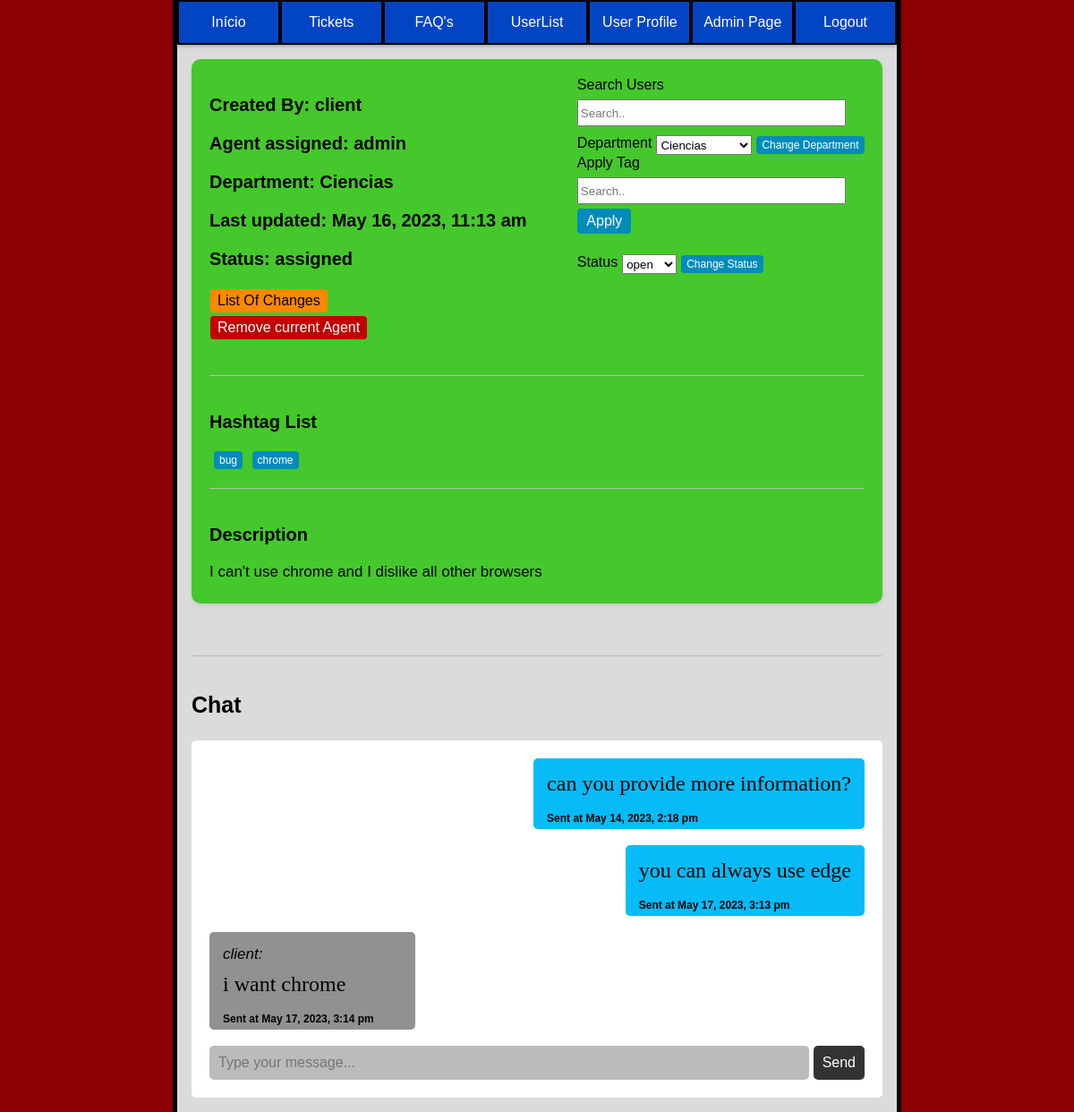
The page /pages/ticket_page.php?ticket_id=2 (signed in) on the database as committed earlier.
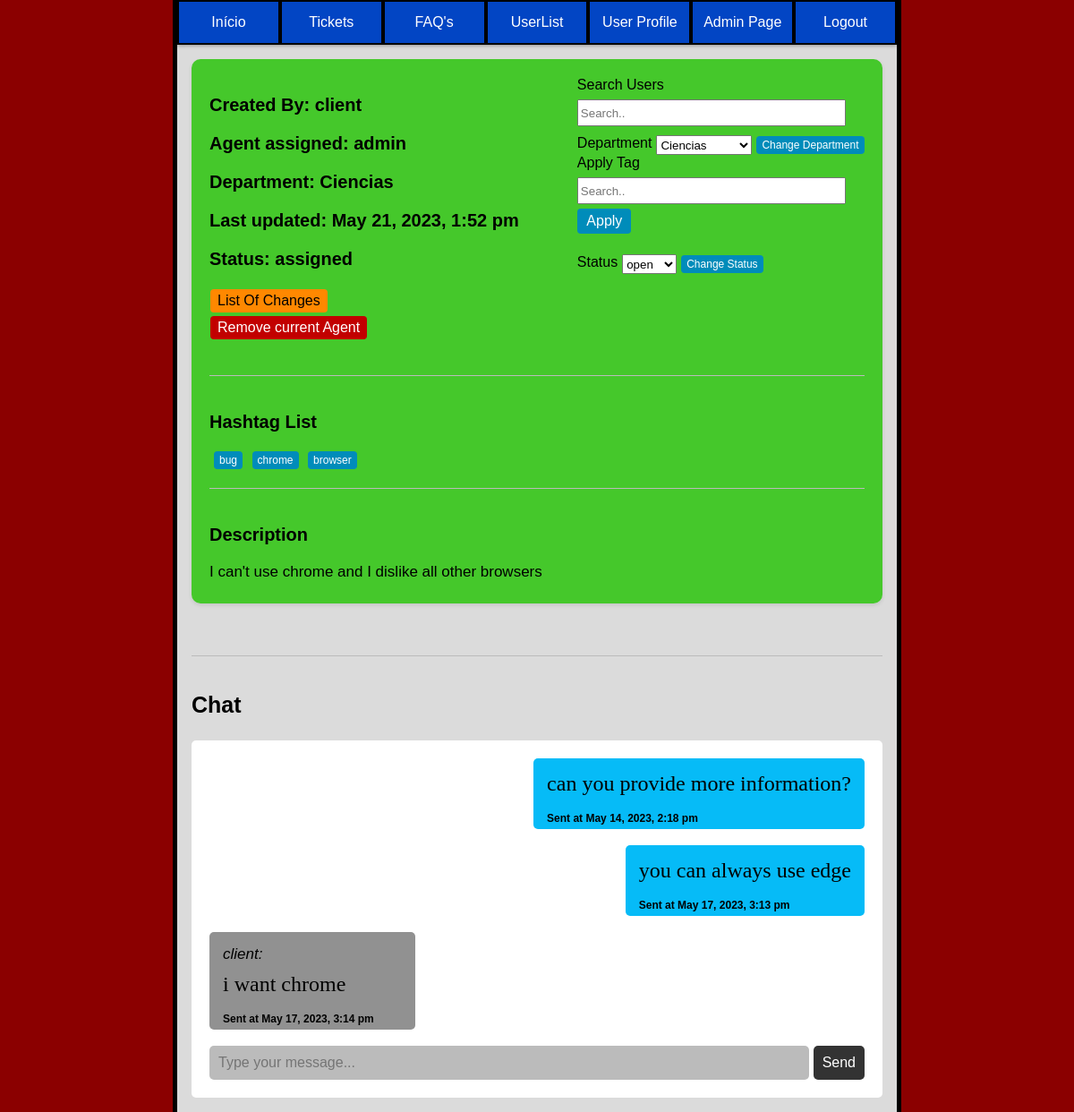
The same page on the database as committed later.
### tables this page shows
CREATE TABLE user(
    id INTEGER PRIMARY KEY,
    name VARCHAR(50) NOT NULL,
    username VARCHAR(50) UNIQUE NOT NULL,
    email VARCHAR(50) UNIQUE NOT NULL,
    password VARCHAR(255) NOT NULL,
    role VARCHAR(10) CHECK(role = 'client' or role = 'agent' or role = 'admin') NOT NULL,
    department_id INTEGER,
    FOREIGN KEY (department_id) REFERENCES department(id)
);

CREATE TABLE department(
    id INTEGER PRIMARY KEY,
    name VARCHAR(50) NOT NULL
);

CREATE TABLE tickets(
    id INTEGER PRIMARY KEY,
    department_id INTEGER,
    client_id INTEGER,
    agent_id INTEGER,
    subject VARCHAR(200) NOT NULL,
    description TEXT NOT NULL,
    status VARCHAR(10) CHECK(status = 'open' or status = 'assigned' or status = 'closed') NOT NULL,
    priority VARCHAR(10) CHECK(priority = 'low' or priority = 'medium' or priority ='high') NOT NULL,
    created_at DATETIME NOT NULL,
    updated_at DATETIME,
    FOREIGN KEY (department_id) REFERENCES department(id),
    FOREIGN KEY (client_id) REFERENCES user(id),
    FOREIGN KEY (agent_id) REFERENCES user(id)
);

CREATE TABLE hashtags (
  id INTEGER PRIMARY KEY,
  hashtag VARCHAR(50) NOT NULL
);

CREATE TABLE message(
    id INTEGER PRIMARY KEY,
    msg TEXT NOT NULL,
    ticket_id INTEGER NOT NULL,
    user_id INTEGER NOT NULL,
    created_at DATETIME NOT NULL,
    FOREIGN KEY (user_id) REFERENCES user(id),
    FOREIGN KEY (ticket_id) REFERENCES tickets(id)
);

### utils/functions.php (called while the page is built, shortened)
<?php
function searchUser($id){
    $db = getDatabaseConnection();
    $stmt = $db->prepare('SELECT * FROM user WHERE id = ?');
    $stmt->execute(array($id));
    return $stmt->fetch();
}
function getTagsFromTicket($ticketId){
    $db = getDatabaseConnection();
    $stmt = $db->prepare('SELECT hashtags.* FROM tickets JOIN ticket_hashtags ON tickets.id = ticket_hashtags.ticket_id
                                            JOIN hashtags ON hashtags.id = ticket_hashtags.hashtag_id
                                            WHERE tickets.id = ?');
    $stmt->execute(array($ticketId));
    $tags = $stmt->fetchAll();
    return $tags;
}
function searchDepartment($department_id){
    $db = getDatabaseConnection();
    $stmt = $db->prepare('SELECT * FROM department WHERE id = ?');
    $stmt->execute(array($department_id));
    $department = $stmt->fetch();
    return $department;
}
function getAllDepartments(){
    $db = getDatabaseConnection();
    $stmt = $db->prepare('SELECT * FROM department');
    $stmt->execute();
    $departments = $stmt->fetchAll();
    return $departments;
}
function searchTicket($ticket_id){
    $db = getDatabaseConnection();
    $stmt = $db->prepare('SELECT * FROM tickets WHERE id = ?');
    $stmt->execute(array($ticket_id));
    $ticket = $stmt->fetch();
    return $ticket;
}
function getMessagesFromTicket($ticket_id){
    $db = getDatabaseConnection();
    $stmt = $db->prepare('SELECT * FROM message WHERE ticket_id = ?');
    $stmt->execute(array($ticket_id));
    $messages = $stmt->fetchAll();
    return $messages;
}
?>

### pages/ticket_page.php (the view, shortened to what this page needs)
<?php
require_once('../utils/functions.php');
$user = searchUser($_SESSION["user_id"]);
$ticket_to_display = searchTicket($_GET["ticket_id"]);
$messages = getMessagesFromTicket($ticket_to_display["id"]);
?>
<!DOCTYPE html>
<html lang="en-US">
<link rel="stylesheet" href="../css/style_index.css">
<link rel="stylesheet" href="../css/ticket_page.css">
<link rel="stylesheet" href="../css/responsive.css">
   <head>
   </head>
   <body>
    <div class="container_master">
      <div class="container">
        <ul class="buttons">
            <button class="index" onclick="indexPage()">Início</button>
            <button class="tickets" onclick="ticketsPage()">Tickets</button>
            <button class="faqs" onclick="faqsPage()">FAQ's</button>
            <button class="users" onclick="usersPage()">UserList</button>
            <button class="user_profile" onclick="sendDataUser('<?php echo $user['username'] ?>')">User Profile</button>
            <?php if($user["role"] == "admin"): ?>
            <button class="admin_page" onclick="adminPage()">Admin Page</button>
            <?php endif; ?>
            <button class="logout" onclick="logoutPage()">Logout</button>
        </ul>
      </div>
      <div class="content">
        <div class="box">
          <div class="group">
          <div class="info">
            <h3>Created By: <?php $search_user = searchUser($ticket_to_display["client_id"]); echo $search_user["name"]?></h3>
            <h3>Agent assigned: <?php $search_user = searchUser($ticket_to_display["agent_id"]); if($search_user != null){echo $search_user["name"];}else{echo "N/A";}?></h3>
            <h3>Department: <?php $department = searchDepartment($ticket_to_display["department_id"]);if($department != null){echo $department["name"];}else{echo "N/A";}?></h3>
            <h3>Last updated: <?php if($ticket_to_display["updated_at"] == null){echo $ticket_to_display["created_at"];}else{echo $ticket_to_display["updated_at"];} ?></h3>
            <h3>Status: <?php echo $ticket_to_display["status"]; ?></h3>
            <?php if(($user["role"] != "client")):?>
              <div class="changes">
                <button onclick="sendDataTicketList('<?php echo $ticket_to_display['id'] ?>')">List Of Changes</button>
              </div>
              <?php if ($ticket_to_display["status"] != "closed"): ?>
                <div>
                  <form method="POST">
                    <input class="remove_agent" type="submit" value="Remove current Agent" name="updateAgent">
                  </form>
                </div>
                <br>
              <?php endif; ?>
            <?php endif; ?>
          </div>
          <div class="options">
            <?php if(($user["role"] != "client")):?>
              <?php if ($ticket_to_display["status"] != "closed"): ?>
                <div class="right-group">
                  <div class="search_wrapper">
                    <label for="search">Search Users</label><br>
                    <input type="search" id="search_user_ticket" placeholder="Search.." style="width: 300px; height: 30px; margin-top: 7px;">
                  </div>
                </div>
                <form method="POST">
                  <label for="department">Department</label>
                  <?php
                    $departments = getAllDepartments();
                    echo "<select name='department' class='department'>";
                    foreach($departments as $department){
                      $d_name = $department['name'];
                      $department_id = $department['id'];
                      echo "<option value='$department_id'>$d_name</option>";
                    }
                    echo "</select>";
                  ?>
                  <br>
                  <input class="change_department" type="submit" value="Change Department">
                </form>
                <form method="POST">
                  <div class="search_wrapper">
                    <label for="tag">Apply Tag</label><br>
                    <input type="search" id="search_tag" name="tag" placeholder="Search.." style="width: 300px; height: 30px; margin-top: 7px;">
                    <input class="addTag" type="submit" value="Apply">
                  </div>
                </form>
              <?php endif; ?>
                <br>
                <form method="POST">
                  <label for="status">Status</label>
                  <select name="status" class="status">
                    <option value="open">open</option>
                  </select>
                  <br>
                  <input class="change_status" type="submit" value="Change Status">
                </form>
                <br>
            <?php endif; ?>
          </div>
          </div>
          <hr>
          <div class="tagsList">
            <h3>Hashtag List</h3>
            <div class="group_of_tags">
            <?php
              $displayTags = getTagsFromTicket($ticket_to_display["id"]);
              if($user["role"] == "client"){
                $html = "";
                foreach($displayTags as $displayTag){
                 $html .= $displayTag["hashtag"] . ", ";
                }
                $html = substr($html,0,-2);
                echo $html;
              }
              else{
                $html = "";
                foreach($displayTags as $displayTag){
                  $html .= '<form method="post">';
                  $html .= '<button type="submit" name="removeTag" value="' . $displayTag["id"] . '">' . $displayTag["hashtag"] . '</button>';
                  $html .= '</form>';
                }
                echo $html;
              }
            ?>
            </div>
          </div>
          <hr>
          <div class="description">
            <h3>Description</h3>
            <p> <?php echo $ticket_to_display["description"] ?> </p>
          </div>
        </div>
        <br>
        <hr>
        <h3>Chat</h3>
        <?php if($user["id"] == $ticket_to_display["agent_id"] || $user["id"] == $ticket_to_display["client_id"]):?>
          <div class="chat">
            <?php
              foreach($messages as $message){
                if(searchUser($message["user_id"])["id"] == $user["id"]){
                  echo "<div class='userMsg'> <p>" . $message["msg"] . "</p> <h6>Sent at ".$message["created_at"]."</h6> </div>";
                  echo "<br>";
                }
                else{
                  echo "<div class='otherUserMsg'> <em>".searchUser($message["user_id"])["username"].":</em><br><p> " . $message["msg"] . "</p> <h6>Sent at ".$message["created_at"]."</h6> </div>";
                  echo "<br>";
                }
              }
            ?>
            <form class="message_label" method="POST">
              <input type="text" placeholder="Type your message..." name="sendReply">
			        <button>Send</button>
            </form>
          </div>
        <?php endif;?>
      </div>
    </div>
   </body>
</html>

### css/style_index.css (style rules this page uses)
body { font-family: Arial, sans-serif; background-color: rgb(219, 219, 219); width: 67%; margin: auto; border-left: 5px solid; border-right: 5px solid; min-height: 100vh; padding-bottom: 1em; }
html { background-color: darkred; }
.container { margin: auto; }
ul { margin-left: -40px; margin-top: auto; margin-right: auto; }
.buttons li, .buttons button { background-color: #0245c4; text-decoration: none; border: none; color: white; text-align: center; text-decoration: none; font-size: 16px; cursor: pointer; border:solid 2px black; width: 100%; height: 50px; }
.container { box-shadow: 0 0 5px rgba(0, 0, 0, 0.25),0 0 5px rgba(0, 0, 0, 0.25); }
.buttons { display: flex; flex-direction: row; flex-grow: 1; }
.content { margin: auto; overflow: auto; padding-left: 1em; padding-right: 1em; }

### css/ticket_page.css (style rules this page uses)
p { margin: 0; font-size: 24px; margin-bottom: -10px; }
h6 { font-size: 12px; margin-bottom: -10px; }
.otherUserMsg em { font-size: 17px; }
.otherUserMsg p { margin-top: 10px; font-family: serif; }
.userMsg p { font-family: serif; }
.chat { display: flex; flex-direction: column; padding: 20px; background-color: white; border-radius: 5px; }
.userMsg { align-self: flex-end; background-color: rgb(6, 187, 247); border-radius: 5px; padding: 15px; max-width: 500px; min-width: 200px; word-wrap: break-word; }
.otherUserMsg { align-self: flex-start; background-color: rgb(145, 145, 145); border-radius: 5px; padding: 15px; max-width: 500px; min-width: 200px; word-wrap: break-word; }
form { display: flex; }
.chat input { flex: 1; border-radius: 5px; border: none; padding: 10px; font-size: 16px; background-color: #bbbbbb; margin-right: 5px; }
.chat button { background-color: #333; color: #fff; border: none; border-radius: 5px; padding: 10px; font-size: 16px; cursor: pointer; }
hr { border: none; border-top: 1px solid #bbbbbb; margin: 20px 0; margin-bottom: 40px; }
.box { background-color: #22c402ce; padding: 20px; margin-bottom: 20px; border-radius: 10px; box-shadow: 0 2px 4px rgba(0, 0, 0, 0.1); }
.box h3 { font-size: 20px; }
.box p { font-size: 17px; }
h3 { font-size: 25px; font-family: sans-serif; }
.info { flex: 1; }
.group { display: flex; }
.right-group { float: center; margin-bottom: 10px; align-items: left; }
.remove_agent { flex: 0; }
.description { align-items: left; margin-bottom: 15px; }
.tagsList form { margin-right: 5px; display: inline-block; }
.tagsList button { background-color: #008CBA; border: none; border-radius: 4px; color: white; padding: 3px 6px; text-align: center; text-decoration: none; display: inline-block; font-size: 12px; margin: 1px 0.5px; cursor: pointer; margin-left: 5px; }
.options { flex: 0; align-self: flex-start; margin-bottom: 10px; margin-right: auto; }
.remove_agent { background-color: #c20000; border: none; border-radius: 4px; color: white; padding: 4px 8px; text-align: center; text-decoration: none; display: inline-block; font-size: 16px; margin: 2px 1px; cursor: pointer; }
.change_department { background-color: #008CBA; border: none; border-radius: 4px; color: white; padding: 3px 6px; text-align: center; text-decoration: none; display: inline-block; font-size: 12px; margin: 1px 0.5px; cursor: pointer; margin-left: 5px; }
.change_status { background-color: #008CBA; border: none; border-radius: 4px; color: white; padding: 3px 6px; text-align: center; text-decoration: none; display: inline-block; font-size: 12px; margin: 1px 0.5px; cursor: pointer; margin-left: 5px; }
select { margin-left: 5px; }
.changes button { background-color: rgb(255, 136, 0); border: none; border-radius: 4px; color: black; padding: 4px 8px; text-align: center; text-decoration: none; display: inline-block; font-size: 16px; margin: 2px 1px; cursor: pointer; }
.addTag { background-color: #008CBA; border: none; border-radius: 4px; color: white; padding: 5px 10px; text-align: center; text-decoration: none; display: inline-block; font-size: 16px; margin: 5px 0.5px; cursor: pointer; }

Rows that differ between the two databases and show on the page:
changed tickets "assigned": updated_at "May 16, 2023, 11:13 am" → "May 21, 2023, 1:52 pm"
added hashtags: $displayTag["id"] 15 (drawn), hashtag "browser"
